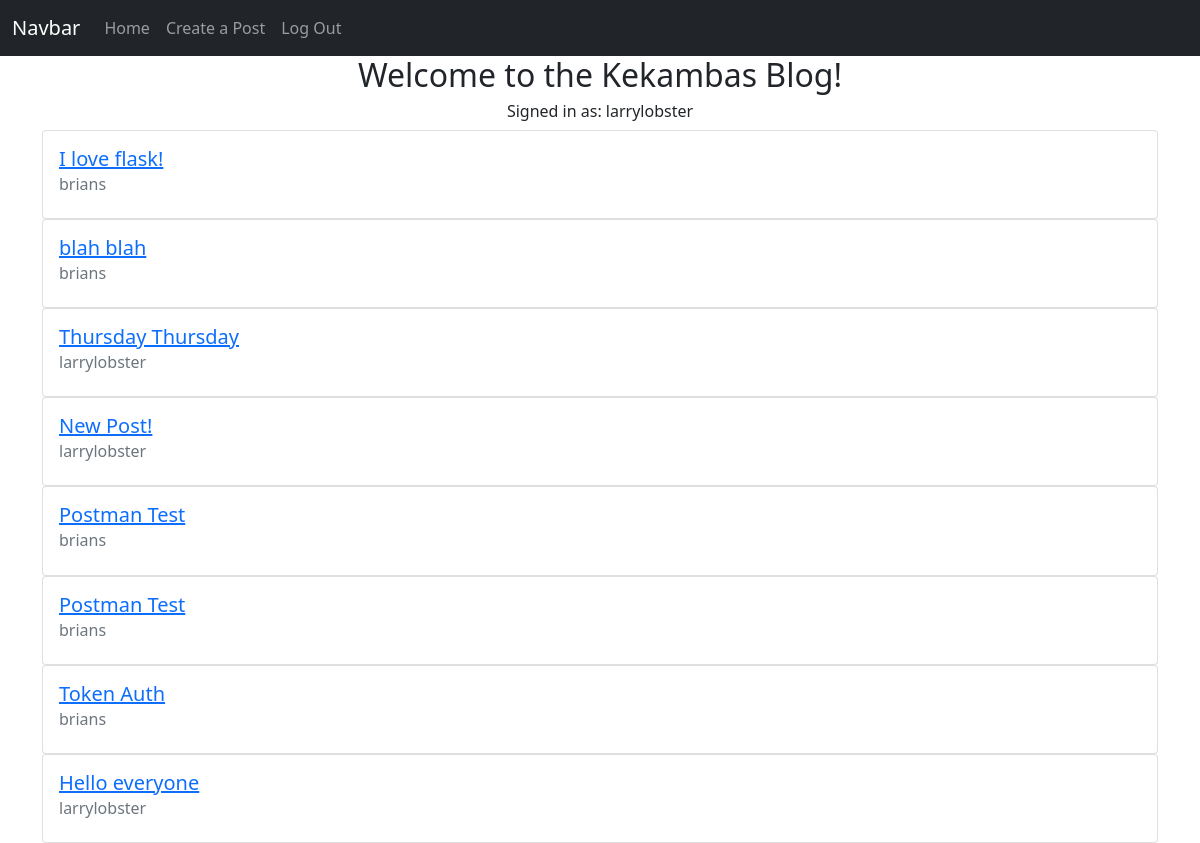
The app's page / (signed in) with its own data.
### app/models.py (models this page shows, shortened)
class User(db.Model, UserMixin):
    id = db.Column(db.Integer, primary_key=True)
    email = db.Column(db.String(50), nullable=False, unique=True)
    username = db.Column(db.String(50), nullable=False, unique=True)
    password = db.Column(db.String(256), nullable=False)
    date_created = db.Column(db.DateTime, nullable=False, default=datetime.utcnow) # Coordinated Universal Time (always save it to this time when storing, and convert it later on front end)
    posts = db.relationship('Post', backref='author', lazy='dynamic')
    token = db.Column(db.String(32), index=True, unique=True)
    token_expiration = db.Column(db.DateTime)

class Post(db.Model):
    id = db.Column(db.Integer, primary_key=True)
    title = db.Column(db.String(50), nullable=False)
    body = db.Column(db.String(255), nullable=False)
    date_created = db.Column(db.DateTime, nullable=False, default=datetime.utcnow)
    user_id = db.Column(db.Integer, db.ForeignKey('user.id')) # SQL Equivalent = FOREIGN KEY(user_id) REFERENCES user(id)

### app/routes.py (the view)
@app.route('/')
def index():   # also an endpoint
    posts = Post.query.all()
    return render_template('index.html', posts=posts)

### app/models.py (called while the page is built)
@login.user_loader
def load_user(user_id):
    return User.query.get(user_id)

### app/templates/index.html (shortened to what this page needs)
{% extends 'base.html' %}
{% block content %}
<h2 class="text-center">Welcome to the Kekambas Blog!</h2>
{% if current_user.is_authenticated %}
    <h6 class="text-center">Signed in as: {{ current_user.username }}</h6>
    {% for post in posts %}
    <div class="card">
        <div class="card-body">
            <a href="{{ url_for('view_post', post_id=post.id) }}">
                <h5 class="card-title">{{ post.title }}</h5>
            </a>
                <h6 class="card-subtitle mb-2 text-muted">{{ post.author.username }}</h6>
        </div>
    </div>
    {% endfor %}
{% else %}
    <h4 class="text-center">Please Sign Up or Log In to view posts</h4>
{% endif %}
{% endblock content %}

### records on screen
User: username "larrylobster"
Post: title "I love flask!", author.username "brians"
Post: title "blah blah", author.username "brians"
Post: title "Thursday Thursday", author.username "larrylobster"
Post: title "New Post!", author.username "larrylobster"
Post: title "Postman Test", author.username "brians"
Post: title "Postman Test", author.username "brians"
Post: title "Token Auth", author.username "brians"
Post: title "Hello everyone", author.username "larrylobster"
